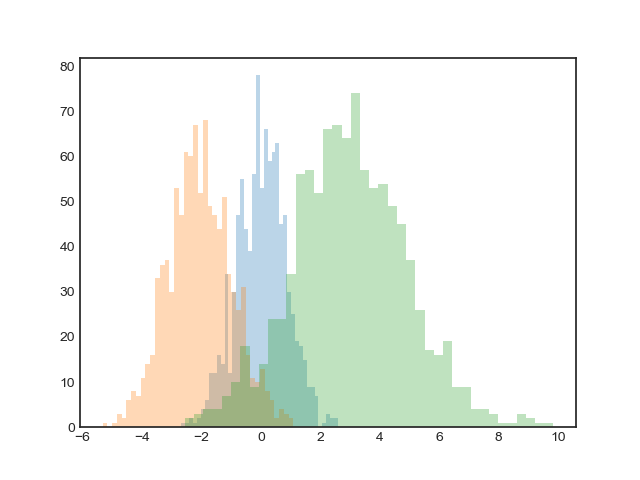

Write Python code to recreate this figure.
import matplotlib.pyplot as plt
import numpy as np

x1 = np.random.normal(0, 0.8, 1000)
x2 = np.random.normal(-2, 1, 1000)
x3 = np.random.normal(3, 2, 1000)

fig = plt.figure()

print(plt.style.available)
plt.style.use('seaborn-v0_8-white')
kwargs = dict(histtype='stepfilled', alpha=0.3, bins=40)

plt.hist(x1, **kwargs)
plt.hist(x2, **kwargs)
plt.hist(x3, **kwargs)

fig.savefig('example_histogram.png')
plt.show()
